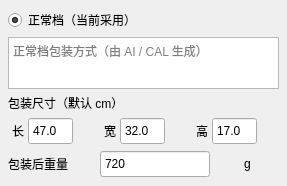
  <widget class="QFrame" name="normalPackageCard">
                        <property name="sizePolicy">
                         <sizepolicy hsizetype="Expanding" vsizetype="Preferred">
                          <horstretch>1</horstretch>
                          <verstretch>0</verstretch>
                         </sizepolicy>
                        </property>
                        <property name="minimumSize">
                         <size>
                          <width>205</width>
                          <height>0</height>
                         </size>
                        </property>
                        <property name="selected" stdset="0">
                         <bool>true</bool>
                        </property>
                        <layout class="QGridLayout" name="normalPackageLayout" columnstretch="1,1,1">
                         <property name="leftMargin">
                          <number>8</number>
                         </property>
                         <property name="topMargin">
                          <number>8</number>
                         </property>
                         <property name="rightMargin">
                          <number>8</number>
                         </property>
                         <property name="bottomMargin">
                          <number>8</number>
                         </property>
                         <property name="spacing">
                          <number>5</number>
                         </property>
                         <item row="0" column="0" colspan="3">
                          <widget class="QRadioButton" name="radioNormalPackage">
                           <property name="text">
                            <string>正常档（当前采用）</string>
                           </property>
                           <property name="checked">
                            <bool>true</bool>
                           </property>
                          </widget>
                         </item>
                         <item row="1" column="0" colspan="3">
                          <widget class="QTextEdit" name="txtNormalReminder">
                           <property name="sizePolicy">
                            <sizepolicy hsizetype="Expanding" vsizetype="Fixed">
                             <horstretch>0</horstretch>
                             <verstretch>0</verstretch>
                            </sizepolicy>
                           </property>
                           <property name="minimumSize">
                            <size>
                             <width>90</width>
                             <height>52</height>
                            </size>
                           </property>
                           <property name="maximumSize">
                            <size>
                             <width>16777215</width>
                             <height>52</height>
                            </size>
                           </property>
                           <property name="verticalScrollBarPolicy">
                            <enum>Qt::ScrollBarPolicy::ScrollBarAlwaysOff</enum>
                           </property>
                           <property name="horizontalScrollBarPolicy">
                            <enum>Qt::ScrollBarPolicy::ScrollBarAlwaysOff</enum>
                           </property>
                           <property name="lineWrapMode">
                            <enum>QTextEdit::LineWrapMode::WidgetWidth</enum>
                           </property>
                           <property name="acceptRichText">
                            <bool>false</bool>
                           </property>
                           <property name="placeholderText">
                            <string>正常档包装方式（由 AI / CAL 生成）</string>
                           </property>
                           <property name="readOnly">
                            <bool>true</bool>
                           </property>
                           <property name="preview" stdset="0">
                            <bool>true</bool>
                           </property>
                           <property name="toolTip">
                            <string>正常档包装方式为系统生成结果，不在此处直接编辑；预留两行显示空间</string>
                           </property>
                          </widget>
                         </item>
                         <item row="2" column="0" colspan="3">
                          <widget class="QLabel" name="lblNormalDims">
                           <property name="text">
                            <string>包装尺寸（默认 cm）</string>
                           </property>
                          </widget>
                         </item>
                         <item row="3" column="0">
                          <layout class="QHBoxLayout" name="layout_spinNormalLengthCm">
                           <property name="spacing">
                            <number>0</number>
                           </property>
                           <property name="leftMargin">
                            <number>0</number>
                           </property>
                           <property name="topMargin">
                            <number>0</number>
                           </property>
                           <property name="rightMargin">
                            <number>0</number>
                           </property>
                           <property name="bottomMargin">
                            <number>0</number>
                           </property>
                           <item>
                            <widget class="QLabel" name="lblNormalLengthCm">
                             <property name="sizePolicy">
                              <sizepolicy hsizetype="Fixed" vsizetype="Preferred">
                               <horstretch>0</horstretch>
                               <verstretch>0</verstretch>
                              </sizepolicy>
                             </property>
                             <property name="minimumSize">
                              <size>
                               <width>20</width>
                               <height>0</height>
                              </size>
                             </property>
                             <property name="maximumSize">
                              <size>
                               <width>24</width>
                               <height>16777215</height>
                              </size>
                             </property>
                             <property name="text">
                              <string>长</string>
                             </property>
                             <property name="alignment">
                              <set>Qt::AlignmentFlag::AlignCenter</set>
                             </property>
                            </widget>
                           </item>
                           <item>
                            <widget class="QDoubleSpinBox" name="spinNormalLengthCm">
                             <property name="sizePolicy">
                              <sizepolicy hsizetype="Expanding" vsizetype="Fixed">
                               <horstretch>0</horstretch>
                               <verstretch>0</verstretch>
                              </sizepolicy>
                             </property>
                             <property name="minimumSize">
                              <size>
                               <width>45</width>
                               <height>28</height>
                              </size>
                             </property>
                             <property name="maximumSize">
                              <size>
                               <width>72</width>
                               <height>30</height>
                              </size>
                             </property>
                             <property name="buttonSymbols">
                              <enum>QAbstractSpinBox::NoButtons</enum>
                             </property>
                             <property name="decimals">
                              <number>1</number>
                             </property>
                             <property name="minimum">
                              <double>0.000000000000000</double>
                             </property>
                             <property name="maximum">
                              <double>999.000000000000000</double>
                             </property>
                             <property name="singleStep">
                              <double>1.000000000000000</double>
                             </property>
                             <property name="value">
                              <double>47.000000000000000</double>
                             </property>
                            </widget>
                           </item>
                           <item>
                            <widget class="QLabel" name="unit_spinNormalLengthCm">
                             <property name="minimumSize">
                              <size>
                               <width>22</width>
                               <height>0</height>
                              </size>
                             </property>
                             <property name="maximumSize">
                              <size>
                               <width>28</width>
                               <height>16777215</height>
                              </size>
                             </property>
                             <property name="visible">
                              <bool>false</bool>
                             </property>
                             <property name="text">
                              <string />
                             </property>
                             <property name="alignment">
                              <set>Qt::AlignmentFlag::AlignCenter</set>
                             </property>
                             <property name="unitLabel" stdset="0">
                              <bool>true</bool>
                             </property>
                            </widget>
                           </item>
                          </layout>
                         </item>
                         <item row="3" column="1">
                          <layout class="QHBoxLayout" name="layout_spinNormalWidthCm">
                           <property name="spacing">
                            <number>0</number>
                           </property>
                           <property name="leftMargin">
                            <number>0</number>
                           </property>
                           <property name="topMargin">
                            <number>0</number>
                           </property>
                           <property name="rightMargin">
                            <number>0</number>
                           </property>
                           <property name="bottomMargin">
                            <number>0</number>
                           </property>
                           <item>
                            <widget class="QLabel" name="lblNormalWidthCm">
                             <property name="sizePolicy">
                              <sizepolicy hsizetype="Fixed" vsizetype="Preferred">
                               <horstretch>0</horstretch>
                               <verstretch>0</verstretch>
                              </sizepolicy>
                             </property>
                             <property name="minimumSize">
                              <size>
                               <width>20</width>
                               <height>0</height>
                              </size>
                             </property>
                             <property name="maximumSize">
                              <size>
                               <width>24</width>
                               <height>16777215</height>
                              </size>
                             </property>
                             <property name="text">
                              <string>宽</string>
                             </property>
                             <property name="alignment">
                              <set>Qt::AlignmentFlag::AlignCenter</set>
                             </property>
                            </widget>
                           </item>
                           <item>
                            <widget class="QDoubleSpinBox" name="spinNormalWidthCm">
                             <property name="sizePolicy">
                              <sizepolicy hsizetype="Expanding" vsizetype="Fixed">
                               <horstretch>0</horstretch>
                               <verstretch>0</verstretch>
                              </sizepolicy>
                             </property>
                             <property name="minimumSize">
                              <size>
                               <width>45</width>
                               <height>28</height>
                              </size>
                             </property>
                             <property name="maximumSize">
                              <size>
                               <width>72</width>
                               <height>30</height>
                              </size>
                             </property>
                             <property name="buttonSymbols">
                              <enum>QAbstractSpinBox::NoButtons</enum>
                             </property>
                             <property name="decimals">
                              <number>1</number>
                             </property>
                             <property name="minimum">
                              <double>0.000000000000000</double>
                             </property>
                             <property name="maximum">
                              <double>999.000000000000000</double>
                             </property>
                             <property name="singleStep">
                              <double>1.000000000000000</double>
                             </property>
                             <property name="value">
                              <double>32.000000000000000</double>
                             </property>
                            </widget>
                           </item>
                           <item>
                            <widget class="QLabel" name="unit_spinNormalWidthCm">
                             <property name="minimumSize">
                              <size>
                               <width>22</width>
                               <height>0</height>
                              </size>
                             </property>
                             <property name="maximumSize">
                              <size>
                               <width>28</width>
                               <height>16777215</height>
                              </size>
                             </property>
                             <property name="visible">
                              <bool>false</bool>
                             </property>
                             <property name="text">
                              <string />
                             </property>
                             <property name="alignment">
                              <set>Qt::AlignmentFlag::AlignCenter</set>
                             </property>
                             <property name="unitLabel" stdset="0">
                              <bool>true</bool>
                             </property>
                            </widget>
                           </item>
                          </layout>
                         </item>
                         <item row="3" column="2">
                          <layout class="QHBoxLayout" name="layout_spinNormalHeightCm">
                           <property name="spacing">
                            <number>0</number>
                           </property>
                           <property name="leftMargin">
                            <number>0</number>
                           </property>
                           <property name="topMargin">
                            <number>0</number>
                           </property>
                           <property name="rightMargin">
                            <number>0</number>
                           </property>
                           <property name="bottomMargin">
                            <number>0</number>
                           </property>
                           <item>
                            <widget class="QLabel" name="lblNormalHeightCm">
                             <property name="sizePolicy">
                              <sizepolicy hsizetype="Fixed" vsizetype="Preferred">
                               <horstretch>0</horstretch>
                               <verstretch>0</verstretch>
                              </sizepolicy>
                             </property>
                             <property name="minimumSize">
                              <size>
                               <width>20</width>
                               <height>0</height>
                              </size>
                             </property>
                             <property name="maximumSize">
                              <size>
                               <width>24</width>
                               <height>16777215</height>
                              </size>
                             </property>
                             <property name="text">
                              <string>高</string>
                             </property>
                             <property name="alignment">
                              <set>Qt::AlignmentFlag::AlignCenter</set>
                             </property>
                            </widget>
                           </item>
                           <item>
                            <widget class="QDoubleSpinBox" name="spinNormalHeightCm">
                             <property name="sizePolicy">
                              <sizepolicy hsizetype="Expanding" vsizetype="Fixed">
                               <horstretch>0</horstretch>
                               <verstretch>0</verstretch>
                              </sizepolicy>
                             </property>
                             <property name="minimumSize">
                              <size>
                               <width>45</width>
                               <height>28</height>
                              </size>
                             </property>
                             <property name="maximumSize">
                              <size>
                               <width>72</width>
                               <height>30</height>
                              </size>
                             </property>
                             <property name="buttonSymbols">
                              <enum>QAbstractSpinBox::NoButtons</enum>
                             </property>
                             <property name="decimals">
                              <number>1</number>
                             </property>
                             <property name="minimum">
                              <double>0.000000000000000</double>
                             </property>
                             <property name="maximum">
                              <double>999.000000000000000</double>
                             </property>
                             <property name="singleStep">
                              <double>1.000000000000000</double>
                             </property>
                             <property name="value">
                              <double>17.000000000000000</double>
                             </property>
                            </widget>
                           </item>
                           <item>
                            <widget class="QLabel" name="unit_spinNormalHeightCm">
                             <property name="minimumSize">
                              <size>
                               <width>22</width>
                               <height>0</height>
                              </size>
                             </property>
                             <property name="maximumSize">
                              <size>
                               <width>28</width>
                               <height>16777215</height>
                              </size>
                             </property>
                             <property name="visible">
                              <bool>false</bool>
                             </property>
                             <property name="text">
                              <string />
                             </property>
                             <property name="alignment">
                              <set>Qt::AlignmentFlag::AlignCenter</set>
                             </property>
                             <property name="unitLabel" stdset="0">
                              <bool>true</bool>
                             </property>
                            </widget>
                           </item>
                          </layout>
                         </item>
                         <item row="4" column="0">
                          <widget class="QLabel" name="lblNormalWeight">
                           <property name="text">
                            <string>包装后重量</string>
                           </property>
                          </widget>
                         </item>
                         <item row="4" column="1" colspan="2">
                          <layout class="QHBoxLayout" name="layout_spinNormalWeightG">
                           <property name="spacing">
                            <number>6</number>
                           </property>
                           <property name="leftMargin">
                            <number>0</number>
                           </property>
                           <property name="topMargin">
                            <number>0</number>
                           </property>
                           <property name="rightMargin">
                            <number>0</number>
                           </property>
                           <property name="bottomMargin">
                            <number>0</number>
                           </property>
                           <item>
                            <widget class="QDoubleSpinBox" name="spinNormalWeightG">
                             <property name="minimumSize">
                              <size>
                               <width>110</width>
                               <height>28</height>
                              </size>
                             </property>
                             <property name="buttonSymbols">
                              <enum>QAbstractSpinBox::NoButtons</enum>
                             </property>
                             <property name="decimals">
                              <number>0</number>
                             </property>
                             <property name="minimum">
                              <double>0.000000000000000</double>
                             </property>
                             <property name="maximum">
                              <double>999999.000000000000000</double>
                             </property>
                             <property name="singleStep">
                              <double>1.000000000000000</double>
                             </property>
                             <property name="value">
                              <double>720.000000000000000</double>
                             </property>
                            </widget>
                           </item>
                           <item>
                            <widget class="QLabel" name="unit_spinNormalWeightG">
                             <property name="minimumSize">
                              <size>
                               <width>28</width>
                               <height>0</height>
                              </size>
                             </property>
                             <property name="text">
                              <string>g</string>
                             </property>
                             <property name="alignment">
                              <set>Qt::AlignmentFlag::AlignCenter</set>
                             </property>
                             <property name="unitLabel" stdset="0">
                              <bool>true</bool>
                             </property>
                            </widget>
                           </item>
                          </layout>
                         </item>
                        </layout>
                        <property name="methodFrozen" stdset="0">
                         <bool>true</bool>
                        </property>
                       </widget>
